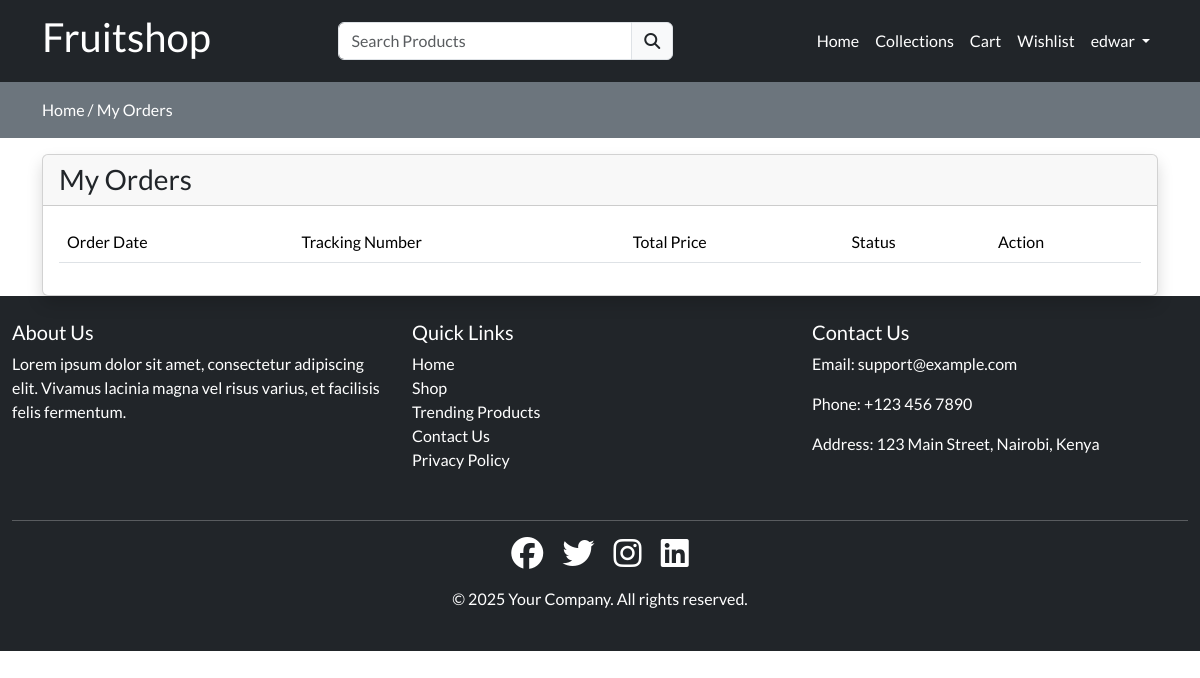
The page /my-orders (signed in) on the database as committed earlier.
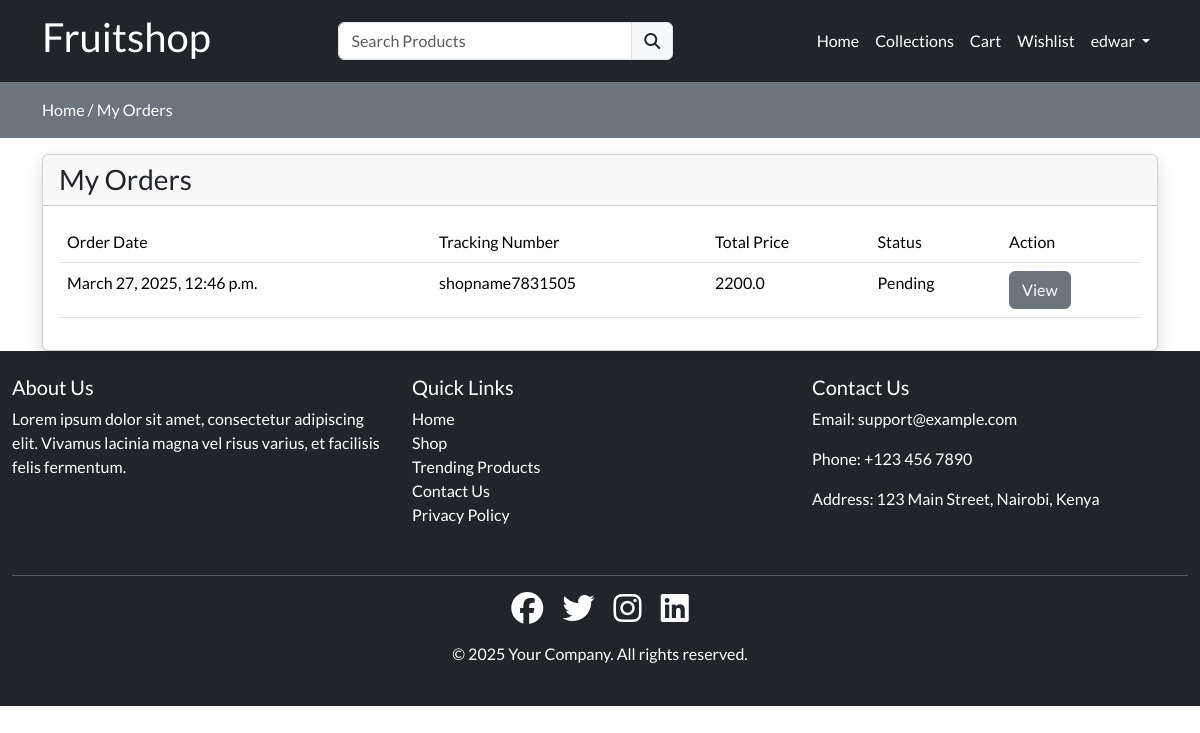
The same page on the database as committed later.
### store/models.py (models this page shows, shortened)
class Order(models.Model):
    orderstatus = (
        ('Pending', 'Pending'),
        ('Out for Shipping', 'Out for shipping'),
        ('Completed', 'Completed'),
    )
    user = models.ForeignKey(User, on_delete=models.CASCADE)
    fname = models.CharField(max_length=150, null=False)
    lname = models.CharField(max_length=150, null=False)
    email = models.CharField(max_length=150, null=False)
    phone = models.CharField(max_length=150, null=False)
    address = models.TextField(null=False)
    city = models.CharField(max_length=150, null=False)
    state = models.CharField(max_length=150, null=False)
    country = models.CharField(max_length=150, null=False)
    pincode = models.CharField(max_length=150, null=False)
    total_price = models.FloatField(null=False)
    payment_mode = models.CharField(max_length=150, null=False)
    payment_id = models.CharField(max_length=250, null=True)
    status = models.CharField(max_length=150, choices=orderstatus, default='Pending')
    message = models.TextField(null=True)
    tracking_no = models.CharField(max_length=150, null=True)
    created_at = models.DateTimeField(auto_now_add=True)
    update_at = models.DateTimeField(auto_now=True)

### store/controller/order.py (the view)
# urls.py: path('my-orders', order.index, name="myorders"),
def index(request):
    orders= Order.objects.  filter(user=request.user)
    context = {'orders': orders}
    return render(request, "store/orders/index.html", context)

### store/templates/store/orders/index.html
{% extends "store/layouts/main.html" %}
{% block content %}
    <div class="py-3 bg-secondary">
        <div class="container">
            <a class="text-white" href="{% url 'home' %}">Home /</a>
            <a class="text-white" href="{% url 'myorders' %}">My Orders</a>
        </div>
    </div>
    <div class="container mt-3">
            <div class="row">
                <div class="col-md-12 ">
                    <div class="card shadow ">
                        <div class="card-header ">
                           <h3 class="mb-0"> My Orders</h3>
                        </div>
                        <div class="card-body">
                            <table class="table table-borderd">
                                <thead>
                                    <tr>
                                        <th> Order Date</th>
                                        <th>Tracking Number</th>
                                        <th>Total Price</th>
                                        <th>Status</th>
                                        <th>Action</th>
                                    </tr>
                                </thead>
                                <tbody>
                                    {% for item in orders %}
                                    <tr>
                                        <td>{{item.created_at}}</td>
                                        <td>{{item.tracking_no}}</td>
                                        <td>{{item.total_price}}</td>
                                        <td>{{item.status}}</td>
                                        <td>
                                            <a href="{% url 'orderview' item.tracking_no %}" class="btn btn-secondary"> View </a>
                                        </td>
                                    </tr>
                                    {% endfor %}
                                </tbody>
                            </table>
                        </div>
                    </div>
                </div>
            </div>
    </div>
{% endblock content %}

Rows that differ between the two databases and show on the page:
added Order: created_at "March 27, 2025, 12:46 p.m.", tracking_no "shopname7831505", total_price "2200.0", status "Pending"
